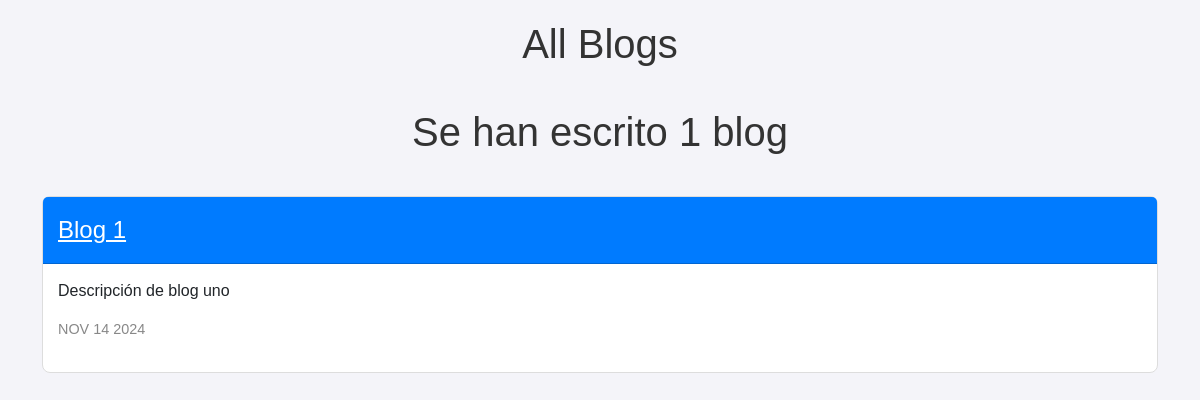
/blog/, run on an earlier commit of the app's database.
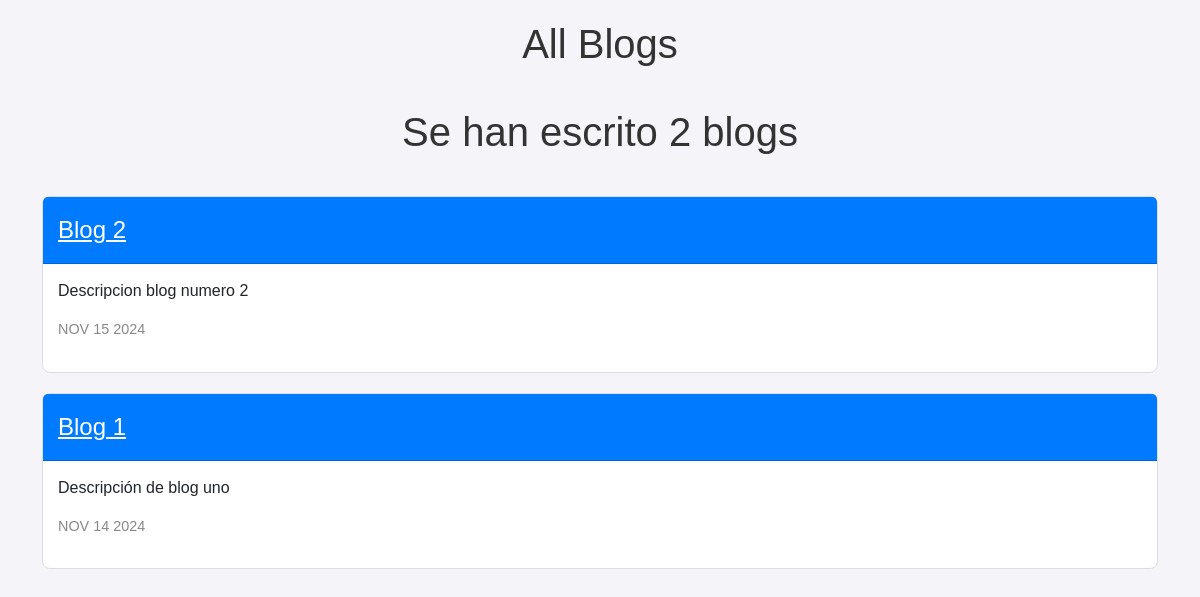
And on a later commit of the database.
### blog/models.py (models this page shows, shortened)
class Blogs(models.Model):
    title=models.CharField(max_length=200)
    description=models.TextField(max_length=200)
    date=models.DateField(auto_now_add=True)

### blog/views.py (the view)
# urls.py: path('', views.all_blogs, name="all_blogs"),
def all_blogs(request):
    blogs=Blogs.objects.order_by("-date")[:3]
    return render(request,'blogHtmls/all_blogs.html',{"blogs":blogs})

### blog/templates/blogHtmls/all_blogs.html (shortened to what this page needs)
<!DOCTYPE html>
<html lang="es">
  <head>
    <link
      href="https://cdn.jsdelivr.net/npm/bootstrap@5.3.3/dist/css/bootstrap.min.css"
      rel="stylesheet"
    />
  </head>
  <body>
    <h1>All Blogs</h1>
    <h2>Se han escrito {{blogs.count}} blog{{ blogs.count|pluralize }}</h2>
    <div class="container">
      {% for blog in blogs %}
      <div class="card">
        <div class="card-header">
          <a href="{% url 'blog:detail' blog.id %}">{{ blog.title }}</a>
        </div>
        <div class="card-body">
          <p>{{ blog.description |truncatechars:100|safe|striptags}}</p>
          <p class="date">{{ blog.date|date:'M d Y'|upper }}</p>
        </div>
      </div>
      {% endfor %}
    </div>
  </body>
</html>

### blog/templates/blogHtmls/all_blogs.html (style rules this page uses)
body { background-color: #f4f4f9; font-family: "Arial", sans-serif; padding-top: 20px; }
h1, h2 { text-align: center; font-size: 2.5rem; color: #333; margin-bottom: 40px; }
.card { margin-bottom: 20px; border: 1px solid #ddd; border-radius: 8px; background-color: #fff; }
.card-header { background-color: #007bff; color: white; font-size: 1.5rem; padding: 15px; }
.card-body { padding: 15px; }
.date { font-size: 0.9rem; color: #888; margin-top: 10px; }
a { color: white; }

What changed in the data, as far as the page shows it:
added Blogs: title "Blog 2", description "Descripcion blog numero 2", date "NOV 15 2024"
Also different on the page:
{{ blogs.count }}: "1" → "2"
